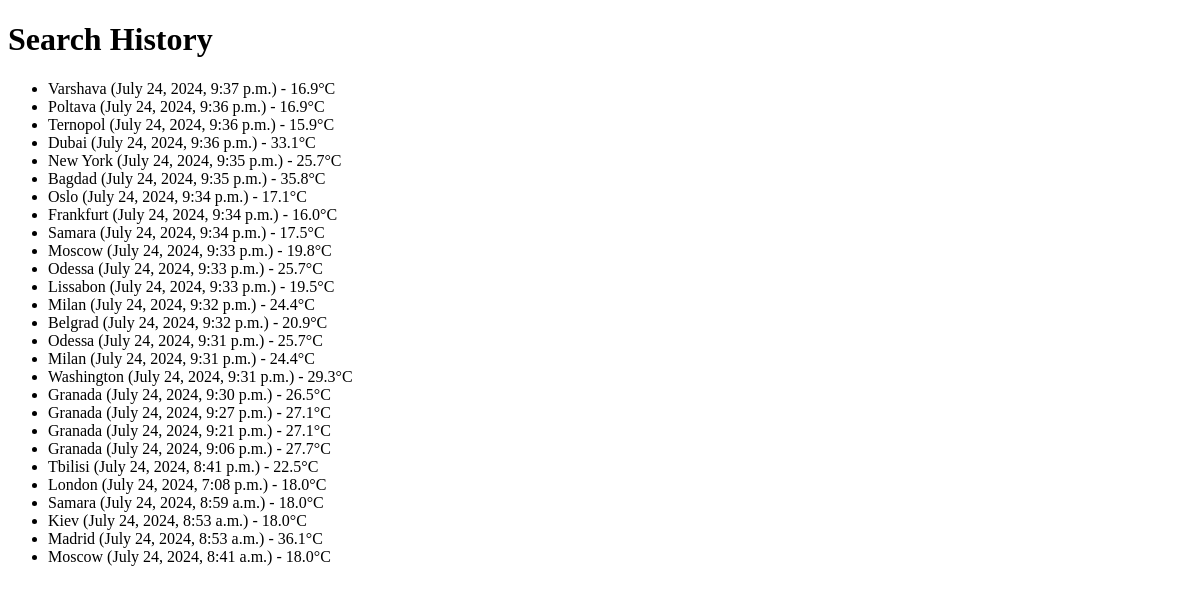
Before: /search_history/ (signed in) with the older database file.
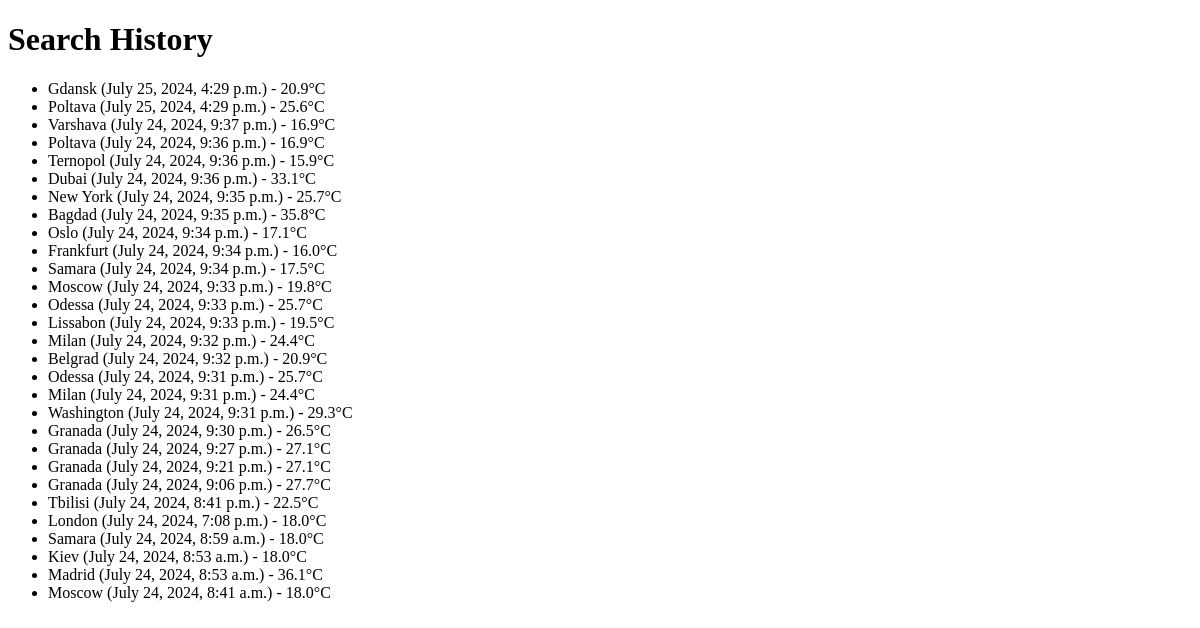
After: the same page with the newer database file.
### weather/models.py (models this page shows, shortened)
class CitySearchHistory(models.Model):
    user = models.ForeignKey(User, on_delete=models.CASCADE)
    city = models.CharField(max_length=100)
    search_date = models.DateTimeField(auto_now_add=True)
    search_count = models.IntegerField(default=0)
    last_searched = models.DateTimeField(auto_now=True)
    temperature = models.FloatField(default=18.0)

### weather/views.py (the view)
# urls.py: path('search_history/', search_history, name='search_history'),
@login_required
def search_history(request):
    history = CitySearchHistory.objects.filter(user=request.user).order_by('-search_date')
    return render(request, 'search_history.html', {'history': history})

### weather/templates/search_history.html (shortened to what this page needs)
<!DOCTYPE html>
<html>
<head>
</head>
<body>
    <h1>Search History</h1>
    <ul>
        {% for item in history %}
            <li>{{ item.city }} ({{ item.search_date }}) - {{ item.temperature }}°C</li>
        {% endfor %}
    </ul>
</body>
</html>

Changed rows visible on the page:
added CitySearchHistory: city "Gdansk", search_date "July 25, 2024, 4:29 p.m.", temperature "20.9"
added CitySearchHistory: city "Poltava", search_date "July 25, 2024, 4:29 p.m.", temperature "25.6"
